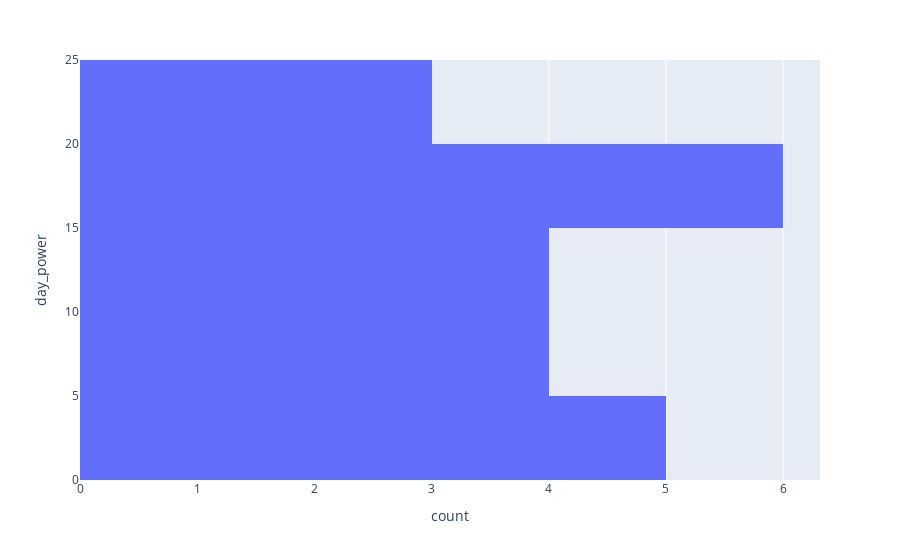

The notebook cell saved with this chart:
### Code cell
import plotly
import plotly.express as px
fig = px.histogram(
    data_frame=mean_month,
    y='day_power'
)
fig.show()

### Figure 1 — Plotly figure (JSON) as saved in the notebook; plotly's stock layout.template omitted (floating-point values rounded to 4 significant figures)
{"data": [{"alignmentgroup": "True", "bingroup": "y", "hovertemplate": "count=%{x}<br>day_power=%{y}<extra></extra>", "legendgroup": "", "marker": {"color": "#636efa", "pattern": {"shape": ""}}, "name": "", "offsetgroup": "", "orientation": "h", "showlegend": false, "type": "histogram", "xaxis": "x", "y": [3.233, 3.714, 10.77, 16.3, 19, 21.5, 18.13, 15.06, 11.53, 6.419, 3.233, 1.161, 2.065, 6.929, 8.71, 14.63, 21.03, 18.77, 22, 17.1, 13.87, 9], "yaxis": "y"}], "layout": {"barmode": "relative", "legend": {"tracegroupgap": 0}, "margin": {"t": 60}, "xaxis": {"anchor": "y", "domain": [0, 1], "title": {"text": "count"}}, "yaxis": {"anchor": "x", "domain": [0, 1], "title": {"text": "day_power"}}}}
